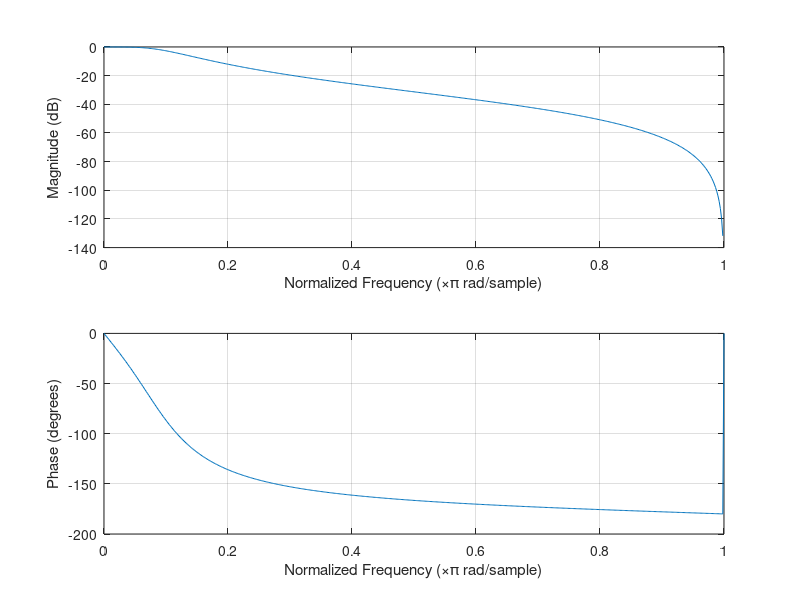
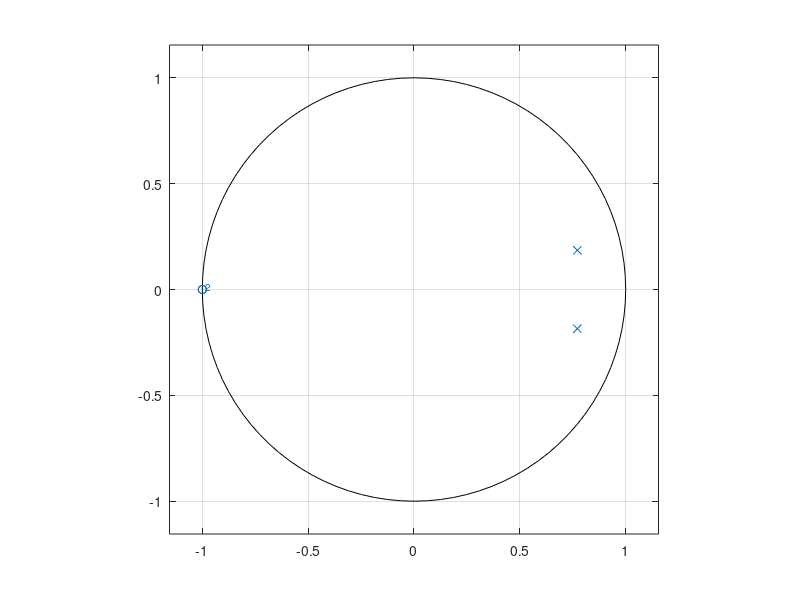
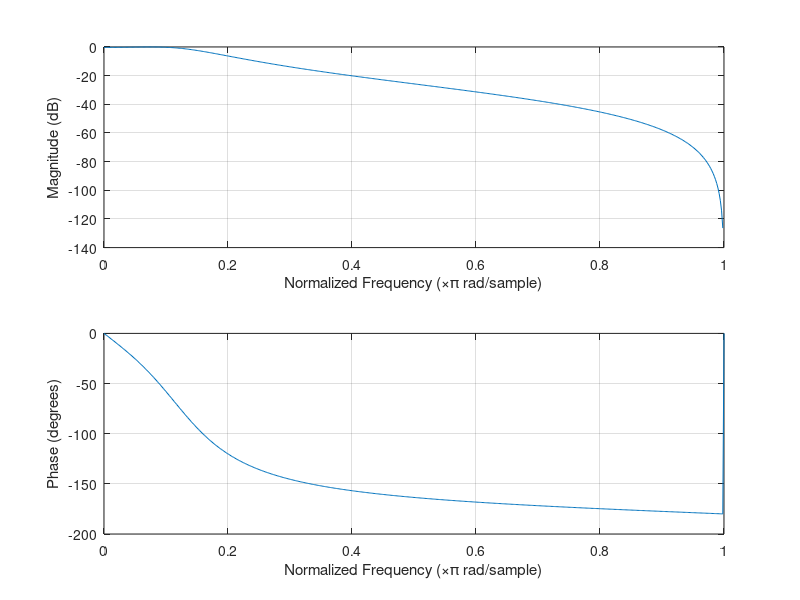
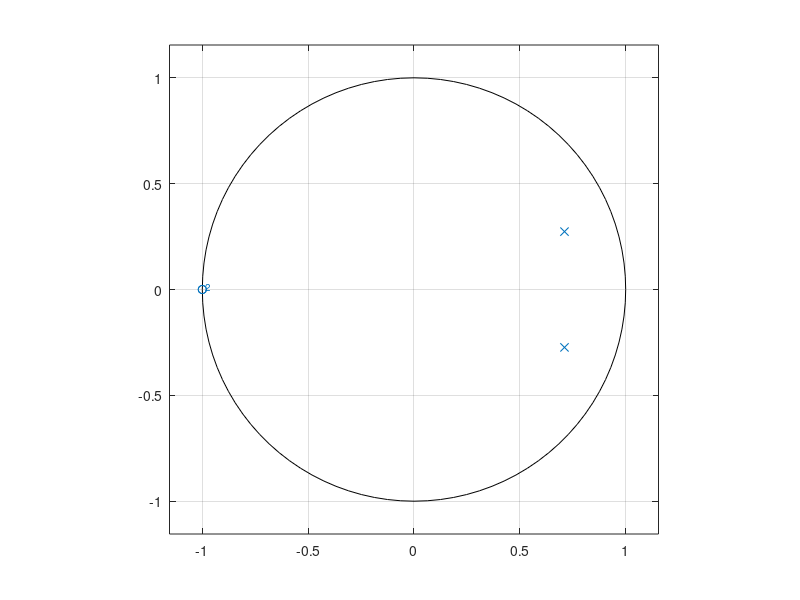

MATLAB code to generate these figures, in order: (Note: this script raises an error after producing the figures.)
clear;
clc;

%задаем всякое 
Fc = 100e3;
Fs = 1.92e6;
Wt = 20e3;
Wn = Fc/(Fs/2);
ord = 2;
Wp = Wn;
Ws = (Fc+Wt)/(Fs/2);
Rp = 0.3;
Rs = 80;

%% БИХ-фильтры

[B,A] = butter(ord,Fc/(Fs/2));
figure ("Name","butter АЧХ, ФЧХ");
freqz(B,A)
figure ("Name","butter Нули и полюсы");
zplane(B,A)

[B,A] = cheby1(ord,Rp,Fc/(Fs/2));
figure ("Name","cheby1 АЧХ, ФЧХ");
freqz(B,A)
figure ("Name","cheby1 Нули и полюсы");
zplane(B,A)

[B,A] = ellip(ord,Rp,Rs,Fc/(Fs/2));
figure ("Name","ellip АЧХ, ФЧХ");
freqz(B,A)
figure ("Name","ellip Нули и полюсы");
zplane(B,A)

%как будто по ощущениям сheby1 и ellip получше справляются

%% это не важно, это так, чтобы не потерялось

[N,W1] = buttord(Wp,Ws,Rp,Rs);
fprintf("Butter: n = %d, Wn = %f\n",N,W1);
[N,W1] = cheb1ord(Wp,Ws,Rp,Rs);
fprintf("Cheby1: n = %d, Wn = %f\n",N,W1);
[N,W1] = cheb2ord(Wp,Ws,Rp,Rs);
fprintf("Cheby2: n = %d, Wn = %f\n",N,W1);
[N,W1] = ellipord(Wp,Ws,Rp,Rs);

fprintf("Ellip:  n = %d,  Wn = %f\n",N,W1);
%% КИХ-фильтры

filtSpecs1 = fdesign.lowpass(Fc,Fc+Wt,Rp,Rs,Fs);

lpFIReq = design(filtSpecs1,'equiripple',SystemObject=true);
lpFIRkai = design(filtSpecs1,'kaiserwin',SystemObject=true);

cost(lpFIReq)
cost(lpFIRkai)

%я пробовала тыкать с разными параметрами оконные фильтры, но у меня
%получался порядок больше, чем в этом equiripple. Может я что-то не так
%делала

filtSpecs2 = fdesign.lowpass('Fp,Fst,Ap,Ast',Fc/(Fs/2),(Fc+Wt+3.4e3)/(Fs/2),Rp,Rs);
lpFIReq256 = design(filtSpecs2,'equiripple',SystemObject=true);

cost(lpFIReq256)

%раскомментить если нужно
%hvft = fvtool(lpFIReq,'Fs',Fs);    %equiripple
%hvft = fvtool(lpFIReq256,'Fs',Fs); %equiripple with 256 coeffs
%hvft = fvtool(lpFIRkai,'Fs',Fs);   %kaiser window

Nbits = 16;
coeff = lpFIReq256.Numerator;
coeff_round = round(2^(Nbits-1)*coeff);
coeff_fixpt = coeff_round/2^(Nbits-1);

figure ("Name","equiripple АЧХ, ФЧХ до квантования коэффициентов");
freqz(coeff,1)
figure ("Name","equiripple АЧХ, ФЧХ после квантования коэффициентов");
freqz(coeff_fixpt,1)
%тут грусть, в полосе подавления меньше 80дб, надо что-то еще пробовать,
%наверно